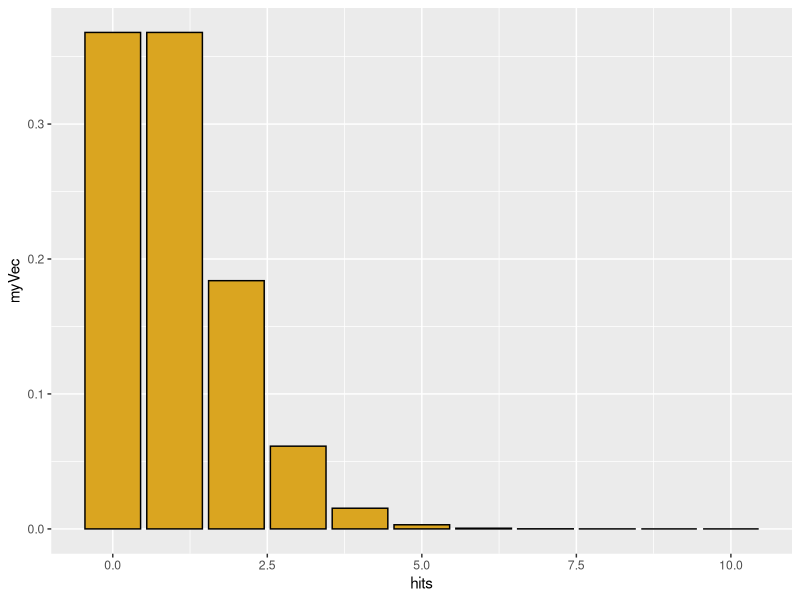
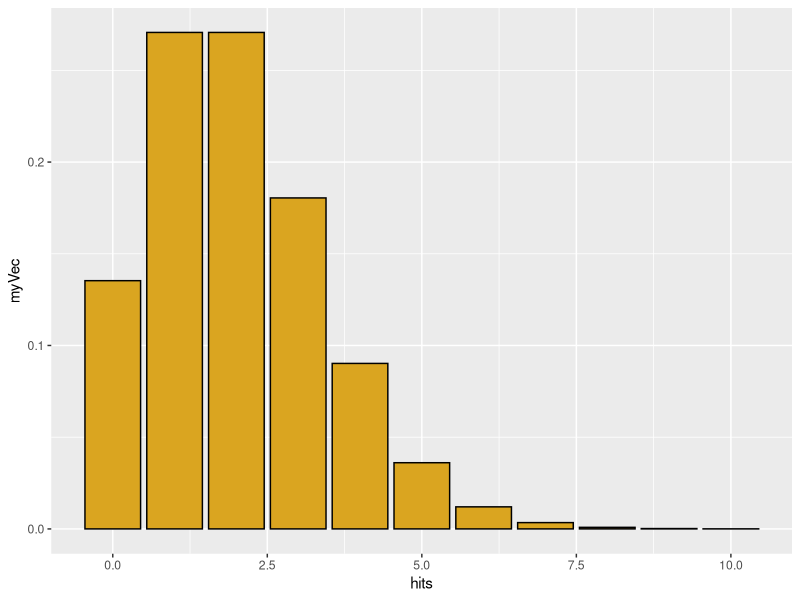
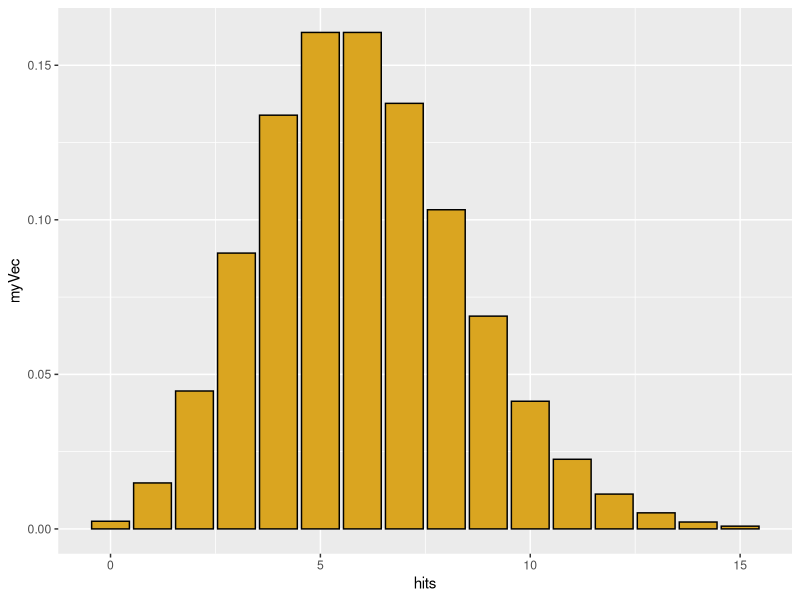
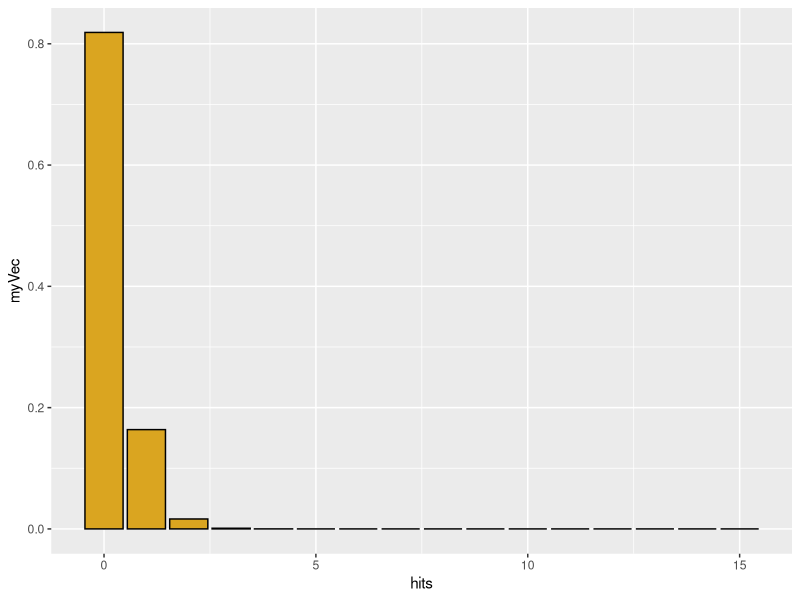
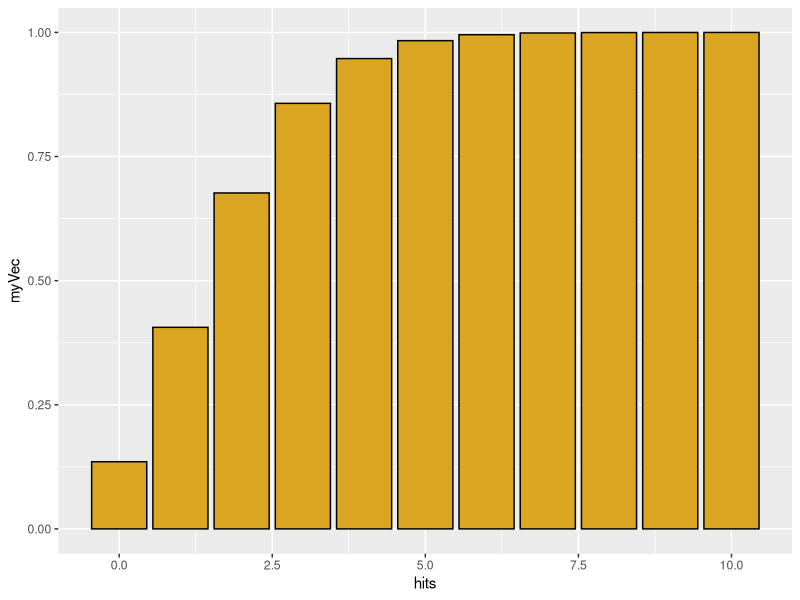
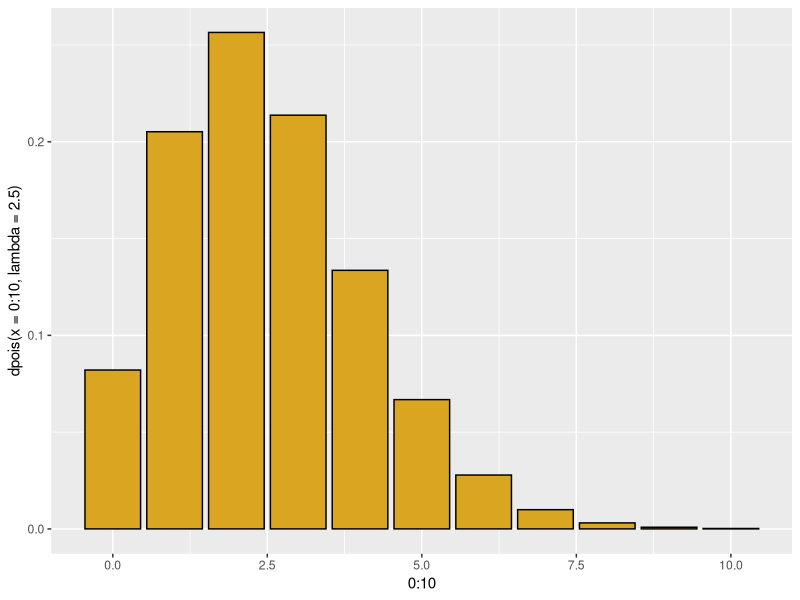
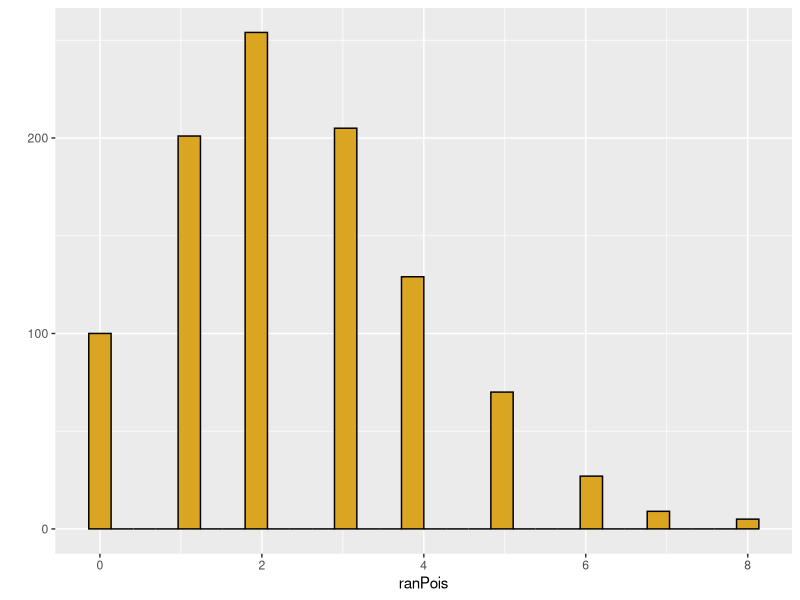
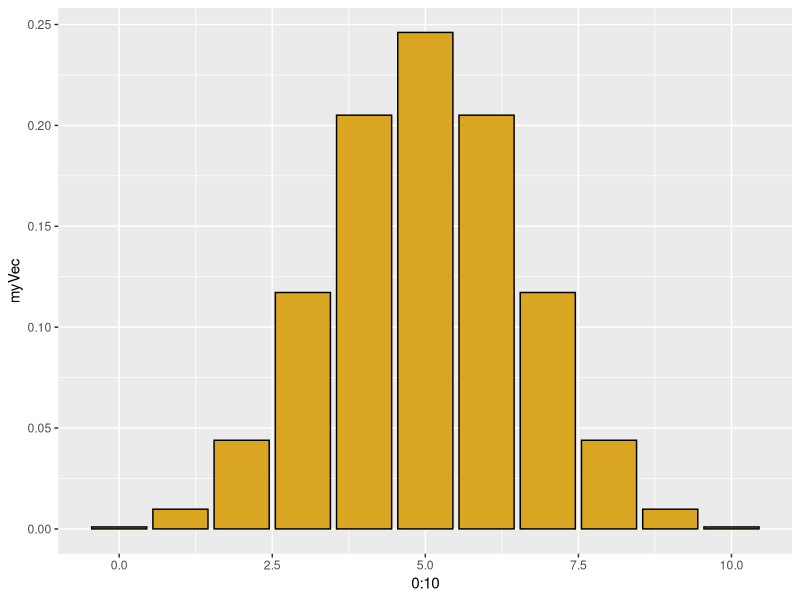

Generate these figures, in order, with R:
## ---- chunk 1
knitr::opts_chunk$set(eval = FALSE)
## ---- chunk 2
library(ggplot2)
library(MASS)
#-------------------------------------------------
# Poisson distribution
# Discrete X >= 0
# Random events with a constant rate lambda
# (observations per time or per unit area)
# Parameter lambda > 0

# "d" function generates probability density
hits <- 0:10
myVec <- dpois(x=hits,lambda=1)
qplot(x=hits,y=myVec,geom="col",color=I("black"),fill=I("goldenrod"))

myVec <- dpois(x=hits,lambda=2)
qplot(x=hits,y=myVec,geom="col",color=I("black"),fill=I("goldenrod"))

hits <- 0:15
myVec <- dpois(x=hits,lambda=6)
qplot(x=hits,y=myVec,geom="col",color=I("black"),fill=I("goldenrod"))


hits <- 0:15
myVec <- dpois(x=hits,lambda=0.2)
qplot(x=hits,y=myVec,geom="col",color=I("black"),fill=I("goldenrod"))

sum(myVec)  # sum of density function = 1.0 (total area under curve)

# for a Poisson distribution with lambda=2, 
# what is the probability that a single draw will yield X=0?

dpois(x=0,lambda=2)

# "p" function generates cumulative probability density; gives the 
# "lower tail" cumulative area of the distribution

hits <- 0:10
myVec <- ppois(q=hits,lambda=2)
qplot(x=hits,y=myVec,geom="col",color=I("black"),fill=I("goldenrod"))


# for a Poisson distribution with lambda=2, 
# what is the probability of getting 1 or fewer hits?

ppois(q=1, lambda=2)


# We could also get this through dpois
p_0 <- dpois(x=0,lambda=2)
p_0
p_1 <- dpois(x=1,lambda=2)
p_1
p_0 + p_1


# The q function is the inverse of p
# What is the number of hits corresponding to 50% of the probability mass
qpois(p=0.5,lambda=2.5)
qplot(x=0:10,y=dpois(x=0:10,lambda=2.5),geom="col",color=I("black"),fill=I("goldenrod"))

# but distribution is discrete, so this is not exact
ppois(q=2,lambda=2.5)

# finally, we can simulate individual values from a poisson
ranPois <- rpois(n=1000,lambda=2.5)
qplot(x=ranPois,color=I("black"),fill=I("goldenrod"))


# for real or simulated data, we can use the quantile
# function to find the empirical  95% confidence interval on the data

quantile(x=ranPois,probs=c(0.025,0.975))
## ---- chunk 3
#-------------------------------------------------
# Binomial distribution
# p = probability of a dichotomous outcome
# size = number of trials
# x = possible outcomes
# outcome x is bounded between 0 and number of trials

# use "d" binom for density function
hits <- 0:10
myVec <- dbinom(x=hits,size=10,prob=0.5)
qplot(x=0:10,y=myVec,geom="col",color=I("black"),fill=I("goldenrod"))



# and how does this compare to an actual simulation of 50 tosses of 100 coins?

myCoins <- rbinom(n=50,size=100,prob=0.5)
qplot(x=myCoins,color=I("black"),fill=I("goldenrod"))
quantile(x=myCoins,probs=c(0.025,0.975))

## ---- chunk 4
#-------------------------------------------------
# negative binomial: number of failures (values of MyVec)
# in a series of (Bernouli) with p=probability of success 
# before a target number of successes (= size)
# generates a discrete distribution that is more 
# heterogeneous ("overdispersed") than Poisson
hits <- 0:40
myVec <- dnbinom(x=hits, size=5, prob=0.5)
qplot(x=hits,y=myVec,geom="col",color=I("black"),fill=I("goldenrod"))

# geometric series is a special case where N= 1 success
# each bar is a constant fraction 1 - "prob" of the bar before it
myVec <- dnbinom(x=hits, size=1, prob=0.1)
qplot(x=hits,y=myVec,geom="col",color=I("black"),fill=I("goldenrod"))


# alternatively specify mean = mu of distribution and size, 
# the dispersion parameter (small is more dispersed)
# this gives us a poisson with a lambda value that varies
# the dispersion parameter is the shape parameter in the gamma
# as it increases, the distribution has a smaller variance
# just simulate it directly

nbiRan <- rnbinom(n=1000,size=10,mu=5)
qplot(nbiRan,color=I("black"),fill=I("goldenrod"))

nbiRan <- rnbinom(n=1000,size=0.1,mu=5)
qplot(nbiRan,color=I("black"),fill=I("goldenrod"))
## ---- chunk 5
library(MASS)
data <- c(100,100,104,99)
z <- fitdistr(data,"normal")
print(z)
## ---- chunk 6

frog_data <- c(30.15,26.3,27.5,22.9,27.8,26.2)

# get and print model parameters assuming a normal distribution
z<- fitdistr(frog_data,"normal")
print(z)

# plot the density function for the normal and annotate the plot with the original data
x <- 1:100
g_density <- dnorm(x=x,mean=z$estimate["mean"],sd=z$estimate["sd"])
qplot(x,g_density,geom="line") + annotate(geom="point",x=frog_data,y=0.001)   
 
# now do the same for a gamma distribution, which has a shape and rate parameter as outputs from fitdistr
z<- fitdistr(frog_data,"gamma")
print(z)

# plot the density function for the gamma and annotate the plot with the original data
x <- 1:100
g_density <- dgamma(x=x,shape=z$estimate["shape"],rate=z$estimate["rate"])
qplot(x,g_density,geom="line") + annotate(geom="point",x=frog_data,y=0.001,color="red")   
## ---- chunk 7

frog_data <- c(30.15,26.3,27.5,22.9,27.8,26.2)
outlier <- 0.050
frog_data <- c(frog_data,outlier)

# get and print model parameters assuming a normal distribution
z<- fitdistr(frog_data,"normal")
print(z)

# plot the density function for the normal and annotate the plot with the original data
x <- 1:100
g_density <- dnorm(x=x,mean=z$estimate["mean"],sd=z$estimate["sd"])
qplot(x,g_density,geom="line") + annotate(geom="point",x=frog_data,y=0.001)   
 
# now do the same for a gamma distribution, which has a shape and rate parameter as outputs from fitdistr
z<- fitdistr(frog_data,"gamma")
print(z)

# plot the density function for the gamma and annotate the plot with the original data
x <- 1:100
g_density <- dgamma(x=x,shape=z$estimate["shape"],rate=z$estimate["rate"])
qplot(x,g_density,geom="line") + annotate(geom="point",x=frog_data,y=0.001,color="red")   
